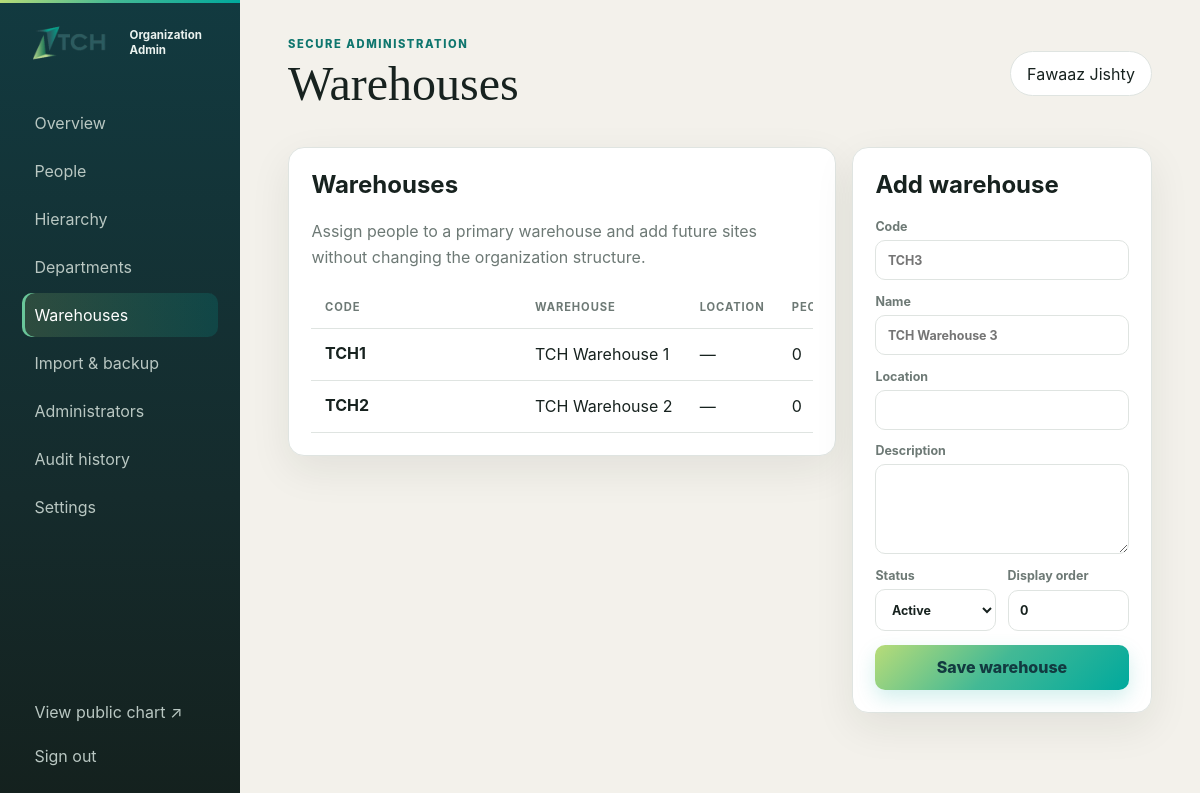
Screenshot of /admin/?page=warehouses (signed in) with the database file from the repository.
### tables this page shows
CREATE TABLE users (
    id INTEGER PRIMARY KEY AUTOINCREMENT,
    name TEXT NOT NULL,
    email TEXT NOT NULL UNIQUE,
    password_hash TEXT NOT NULL,
    status TEXT NOT NULL DEFAULT 'active' CHECK(status IN ('active','disabled')),
    force_password_change INTEGER NOT NULL DEFAULT 1,
    last_login_at TEXT,
    created_at TEXT NOT NULL DEFAULT CURRENT_TIMESTAMP,
    updated_at TEXT NOT NULL DEFAULT CURRENT_TIMESTAMP
);

CREATE TABLE warehouses (
    id INTEGER PRIMARY KEY AUTOINCREMENT,
    code TEXT NOT NULL UNIQUE,
    name TEXT NOT NULL,
    location TEXT NOT NULL DEFAULT '',
    description TEXT NOT NULL DEFAULT '',
    status TEXT NOT NULL DEFAULT 'active' CHECK(status IN ('active','inactive')),
    display_order INTEGER NOT NULL DEFAULT 0,
    created_at TEXT NOT NULL DEFAULT CURRENT_TIMESTAMP,
    updated_at TEXT NOT NULL DEFAULT CURRENT_TIMESTAMP
);

### app/security.php (called while the page is built, shortened)
<?php
function e(mixed $value): string
{
    return htmlspecialchars((string) $value, ENT_QUOTES | ENT_SUBSTITUTE, 'UTF-8');
}
function current_user(): ?array
{
    $stmt = db()->prepare("SELECT id, name, email, status, force_password_change, last_login_at FROM users WHERE id = ? AND status = 'active'");
    $stmt->execute([(int) $_SESSION['user_id']]);
    return $stmt->fetch() ?: null;
}

### app/database.php (called while the page is built, shortened)
<?php
function db(): PDO
{
    static $pdo;
    if ($pdo instanceof PDO) {
        return $pdo;
    }
    $pdo = new PDO('sqlite:' . DB_PATH, null, null, [
        PDO::ATTR_ERRMODE => PDO::ERRMODE_EXCEPTION,
        PDO::ATTR_DEFAULT_FETCH_MODE => PDO::FETCH_ASSOC,
        PDO::ATTR_EMULATE_PREPARES => false,
    ]);
    $pdo->exec('PRAGMA foreign_keys = ON');
    $pdo->exec('PRAGMA journal_mode = WAL');
    $pdo->exec('PRAGMA busy_timeout = 5000');
    return $pdo;
}

### app/services.php (called while the page is built, shortened)
<?php
function warehouses(bool $includeInactive = true): array
{
    $where = $includeInactive ? '' : "WHERE status = 'active'";
    return db()->query("SELECT w.*,
        (SELECT COUNT(*) FROM personnel p WHERE p.warehouse_id = w.id AND p.status = 'active') AS personnel_count
        FROM warehouses w $where ORDER BY w.display_order, w.code")->fetchAll();
}

### admin/index.php (the view, shortened to what this page needs)
<?php
$user = current_user();
?>
<?php exit; endif;
$page = $_GET['page'] ?? 'dashboard';
$people=personnel(true);$departments=departments();$warehouses=warehouses();$config=settings();$hierarchyIssues=hierarchy_issues();$peopleById=[];
$active=count(array_filter($people,fn($p)=>$p['status']==='active'));$archived=count($people)-$active;
?>
<!doctype html><html lang="en"><head><link rel="stylesheet" href="/assets/css/admin.css"><link rel="stylesheet" href="/assets/css/admin-extra.css"><link rel="stylesheet" href="/assets/css/admin-brand.css"><link rel="stylesheet" href="/assets/css/admin-polish.css"></head><body>
<aside class="sidebar"><a class="admin-brand" href="/admin/"><img src="/assets/tch-logo.png" alt="TCH"><strong>Organization Admin</strong></a><nav>
<?php foreach(['dashboard'=>'Overview','people'=>'People','hierarchy'=>'Hierarchy','departments'=>'Departments','warehouses'=>'Warehouses','import'=>'Import & backup','users'=>'Administrators','audit'=>'Audit history','settings'=>'Settings'] as $key=>$label): ?><a class="<?= $page===$key?'active':'' ?>" href="?page=<?= $key ?>"><?= e($label) ?></a><?php endforeach; ?></nav>
<a href="/" class="view-site">View public chart ↗</a><form method="post"><button class="link-button">Sign out</button></form></aside>
<main class="admin-main"><header class="admin-header"><div><span class="eyebrow">Secure administration</span><h1><?= e(ucfirst($page)) ?></h1></div><div class="user-pill"><?= e($user['name']) ?></div></header>
<?php if($page==='dashboard'):?><section class="metrics"><article><span>Active people</span><strong><?= $active ?></strong></article><article><span>Departments</span><strong><?= count($departments) ?></strong></article><article><span>Warehouses</span><strong><?= count(array_filter($warehouses,fn($w)=>$w['status']==='active')) ?></strong></article><article><span>Archived</span><strong><?= $archived ?></strong></article></section><section class="panel"><h2>Hierarchy health</h2><p>The canonical organization structure is stored in SQLite with validated reporting lines, warehouse assignments, transaction-safe writes, and audit history.</p><a class="primary inline" href="?page=people">Manage people</a></section>
<?php elseif($page==='warehouses'):?><?php $warehouseEdit=null;?><section class="split"><div class="panel"><h2>Warehouses</h2><p>Assign people to a primary warehouse and add future sites without changing the organization structure.</p><div class="table-wrap"><table><thead><tr><th>Code</th><th>Warehouse</th><th>Location</th><th>People</th></tr></thead><tbody><?php foreach($warehouses as $w):?><tr><td><strong><?= e($w['code']) ?></strong></td><td><?= e($w['name']) ?></td><td><?= e($w['location']?:'—') ?></td><td><?= (int)$w['personnel_count'] ?></td></tr><?php endforeach;?></tbody></table></div></div><div class="panel sticky"><h2><?= $warehouseEdit?'Edit warehouse':'Add warehouse' ?></h2><form method="post"><label>Code<input name="code" maxlength="16" required placeholder="TCH3" value="<?= e($warehouseEdit['code']??'') ?>"></label><label>Name<input name="name" required placeholder="TCH Warehouse 3" value="<?= e($warehouseEdit['name']??'') ?>"></label><label>Location<input name="location" value="<?= e($warehouseEdit['location']??'') ?>"></label><label>Description<textarea name="description"></textarea></label><div class="form-grid"><label>Status<select name="status"><option value="active">Active</option></select></label><label>Display order<input type="number" min="0" name="display_order" value="<?= e($warehouseEdit['display_order']??'0') ?>"></label></div><button class="primary">Save warehouse</button></form></div></section>
<?php endif;?>
</main><script src="/assets/js/admin.js"></script></body></html>

### assets/css/admin.css (style rules this page uses)
:root { --ink:#17221f;--muted:#6d7975;--paper:#f3f1eb;--surface:#fff;--line:#dfe4e1;--emerald:#0f766e;--danger:#a63d40;--radius:16px;--shadow:0 14px 40px rgba(23,34,31,.08) }
* { box-sizing:border-box }
body { margin:0;background:var(--paper);color:var(--ink);font-family:Inter,system-ui,sans-serif }
button,input,select,textarea { font:inherit }
a { color:var(--emerald) }
.sidebar { position:fixed;inset:0 auto 0 0;width:240px;background:#15211e;color:#eaf2ef;padding:1.4rem;display:flex;flex-direction:column }
.admin-brand { display:flex;align-items:center;gap:.7rem;color:inherit;text-decoration:none }
.sidebar nav { display:grid;gap:.25rem;margin:2.4rem 0 }
.sidebar nav a,.view-site,.link-button { border:0;background:none;color:#b9c7c2;text-decoration:none;text-align:left;padding:.75rem;border-radius:10px;cursor:pointer }
.sidebar nav a:hover,.sidebar nav a.active { background:#25342f;color:#fff }
.view-site { margin-top:auto }
.admin-main { margin-left:240px;padding:2rem clamp(1rem,4vw,4rem) 4rem }
.admin-header { display:flex;justify-content:space-between;align-items:center;margin-bottom:2rem }
.eyebrow { color:var(--emerald);font-weight:800;font-size:.7rem;text-transform:uppercase;letter-spacing:.14em }
.admin-header h1,.login-card h1 { font-family:Georgia,serif;font-size:clamp(2.3rem,4vw,4rem);margin:.25rem 0;font-weight:500 }
.user-pill { background:#fff;padding:.7rem 1rem;border:1px solid var(--line);border-radius:999px }
.metrics article,.panel { background:var(--surface);border:1px solid var(--line);border-radius:var(--radius);box-shadow:var(--shadow);padding:1.4rem }
.panel { margin-bottom:1rem }
.panel h2 { margin-top:0 }
.panel p { color:var(--muted);line-height:1.6 }
.split { display:grid;grid-template-columns:minmax(0,1.65fr) minmax(300px,.75fr);gap:1rem;align-items:start }
.sticky { position:sticky;top:1rem }
.table-wrap { overflow:auto }
table { width:100%;border-collapse:collapse }
th,td { text-align:left;padding:.85rem;border-bottom:1px solid var(--line);white-space:nowrap }
th { font-size:.7rem;color:var(--muted);text-transform:uppercase;letter-spacing:.08em }
td strong,td small,.user-row small { display:block }
form { display:grid;gap:.85rem }
label { display:grid;gap:.38rem;font-size:.78rem;font-weight:700;color:var(--muted) }
input,select,textarea { width:100%;border:1px solid var(--line);border-radius:10px;padding:.72rem;background:#fff;color:var(--ink);outline:0 }
textarea { min-height:90px;resize:vertical }
.form-grid { display:grid;grid-template-columns:1fr 1fr;gap:.7rem }
.primary,.secondary,.danger { border:0;border-radius:10px;padding:.78rem 1rem;font-weight:800;cursor:pointer }
.primary { background:var(--emerald);color:#fff }

### assets/css/admin-brand.css (style rules this page uses)
:root { --brand-teal:#00a99d;--brand-deep:#174d55;--brand-lime:#b8dc78;--brand-gradient:linear-gradient(135deg,#b8dc78 0%,#43b995 48%,#00a99d 100%) }
.sidebar { background:linear-gradient(180deg,#123a40 0%,#152b2c 62%,#14211e 100%) }
.sidebar:before { content:"";position:absolute;inset:0 0 auto 0;height:3px;background:var(--brand-gradient) }
.admin-brand img { width:96px;height:auto;display:block }
.admin-brand strong { font-size:.72rem;line-height:1.25;max-width:80px }
.sidebar nav a:hover,.sidebar nav a.active { background:linear-gradient(90deg,rgba(184,220,120,.16),rgba(0,169,157,.18));box-shadow:inset 3px 0 #69c69a }
.primary { background:var(--brand-gradient);color:#123a40;box-shadow:0 8px 20px rgba(0,169,157,.18) }

### assets/css/admin-polish.css (style rules this page uses)
.admin-header { gap:1rem }
.admin-header h1 { overflow-wrap:anywhere }
.panel,.metrics article { min-width:0 }
.table-wrap td:first-child { min-width:210px }
.table-wrap td strong,.table-wrap td small { white-space:normal;overflow-wrap:anywhere;line-height:1.35 }

### rows the page displays
users: name "Fawaaz Jishty"
warehouses: code "TCH1", name "TCH Warehouse 1", location "—", personnel_count "0"
warehouses: code "TCH2", name "TCH Warehouse 2", location "—", personnel_count "0"

### other values shown
$label "Overview"
$label "People"
$label "Hierarchy"
$label "Departments"
$label "Warehouses"
$label "Import & backup"
$label "Administrators"
$label "Audit history"
$label "Settings"
$page "Warehouses"
